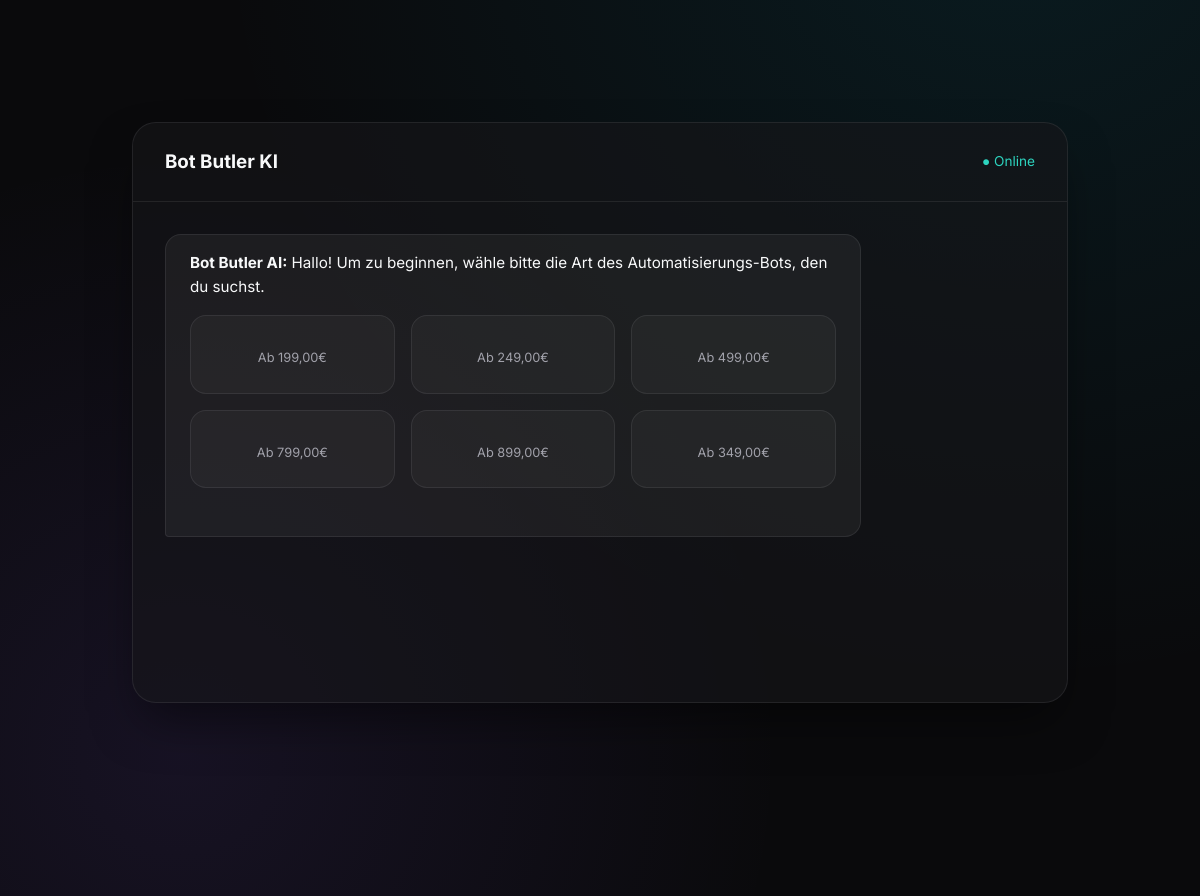
The app's page /de/ (middle part), older data.
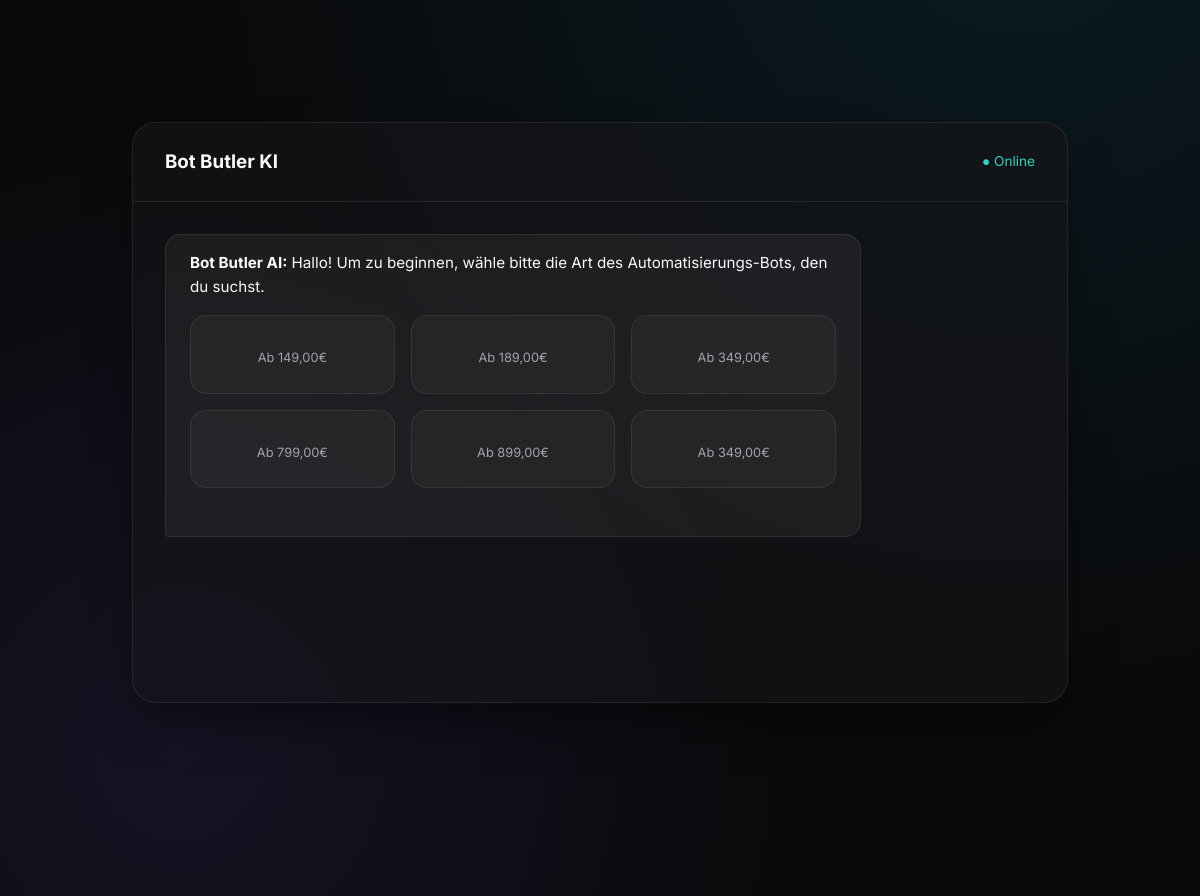
The same page, newer data.
### bots/models.py (models this page shows, shortened)
class BotCategory(TranslatableModel):
    translations = TranslatedFields(
        name=models.CharField(_("Category Name"), max_length=100),
        description=models.TextField(_("Description"), blank=True, null=True),
    )
    base_price = models.DecimalField(_("Base Price (€)"), max_digits=8, decimal_places=2, default=0.00)
    is_active = models.BooleanField(_("Active"), default=True)
    class Meta:
        verbose_name = _("Bot Category")
        verbose_name_plural = _("Bot Categories")

### pages/views.py (the view)
# urls.py: path('', views.IndexView.as_view(), name='index'),
class IndexView(TemplateView):
    template_name = 'pages/index.html'
    def get_context_data(self, **kwargs):
        context = super().get_context_data(**kwargs)
        context['categories'] = BotCategory.objects.filter(is_active=True)
        return context

### pages/templatetags/bot_butler_tags.py (called while the page is built)
@register.simple_tag(takes_context=True)
def change_lang(context, lang: str, *args, **kwargs):
    path = context['request'].path
    return translate_url(path, lang)

### templates/pages/index.html (shortened to what this page needs)
{% extends 'base.html' %}
{% load i18n static %}
{% block content %}
<section id="how-it-works" class="features-section" style="padding-top: 2rem;">
</section>
<section id="builder" class="builder-section">
    <div class="builder-ui">
        <div class="builder-header">
            <h3>{% trans "AI Bot Architect" %}</h3>
            <span class="status-indicator" style="color: #2dd4bf; font-size: 0.85rem;">● Online</span>
        </div>
        <div class="builder-body">
            <div class="chat-window" id="bot-architect-container">
                <div id="category-selection" class="chat-message message-ai">
                    <p style="margin-bottom: 1rem;"><strong>Bot Butler AI:</strong> {% trans "Hello! To get started, please select the type of automation bot you're looking for." %}</p>
                    <div class="category-grid">
                        {% for cat in categories %}
                        <div class="category-card" onclick="selectCategory('{{ cat.id }}', '{{ cat.name }}', {{ cat.base_price|stringformat:'f' }})">
                            <p style="font-size: 0.8rem; color: var(--text-secondary); margin-top: 0.5rem;">Ab {{ cat.base_price }}€</p>
                        </div>
                        {% endfor %}
                    </div>
                </div>
            </div>
        </div>
    </div>
</section>
<section id="features" class="features-section">
</section>
{% endblock %}

### templates/base.html (shortened to what this page needs)
{% load i18n static bot_butler_tags %}
<!DOCTYPE html>
<html lang="{{ LANGUAGE_CODE }}">
<head>
    <link rel="stylesheet" href="https://cdn.jsdelivr.net/gh/lipis/flag-icons@7.0.0/css/flag-icons.min.css"/>
    <link rel="stylesheet" href="{% static 'css/styles.css' %}?v=4">
    <link rel="stylesheet" href="{% static 'css/support_widget.css' %}?v=4">
</head>
<body class="dark-theme">
                    {% get_current_language as LANGUAGE_CODE %}
                    {% get_available_languages as LANGUAGES %}
    <main>
        {% block content %}
        {% endblock %}
    </main>
</body>
</html>

### static/css/styles.css (style rules this page uses)
:root { --bg-base: #0a0a0c; --bg-surface: rgba(22, 22, 26, 0.6); --border-subtle: rgba(255, 255, 255, 0.08); --text-primary: #f8f9fa; --text-secondary: #a1a1aa; --brand-primary: #8b5cf6; --brand-secondary: #06b6d4; --gradient-glow: linear-gradient(135deg, rgba(139, 92, 246, 0.4), rgba(6, 182, 212, 0.4)); --gradient-text: linear-gradient(to right, #a78bfa, #2dd4bf); --glow-color-1: rgba(139, 92, 246, 0.1); --glow-color-2: rgba(6, 182, 212, 0.1); --font-heading: 'Outfit', sans-serif; --font-body: 'Inter', sans-serif; }
* { box-sizing: border-box; margin: 0; padding: 0; }
body { background-color: var(--bg-base); color: var(--text-primary); font-family: var(--font-body); line-height: 1.6; overflow-x: hidden; background-image: radial-gradient(circle at 15% 50%, var(--glow-color-1), transparent 25%), radial-gradient(circle at 85% 30%, var(--glow-color-2), transparent 25%); transition: background-color 0.4s ease, color 0.4s ease; }
.features-section { padding: 6rem 2rem; max-width: 1200px; margin: 0 auto; }
.builder-section { padding: 6rem 2rem; max-width: 1000px; margin: 0 auto; }
.builder-ui { border: 1px solid var(--border-subtle); border-radius: 24px; background: var(--bg-surface); overflow: hidden; position: relative; box-shadow: 0 25px 50px -12px rgba(0, 0, 0, 0.5); }
.builder-header { padding: 1.5rem 2rem; border-bottom: 1px solid var(--border-subtle); display: flex; justify-content: space-between; align-items: center; }
.builder-body { display: grid; grid-template-columns: 1fr; min-height: 500px; }
.chat-window { padding: 2rem; display: flex; flex-direction: column; height: 100%; }
.chat-message { max-width: 80%; padding: 1rem 1.5rem; border-radius: 16px; font-size: 0.95rem; }
.message-ai { background: rgba(255, 255, 255, 0.05); border: 1px solid var(--border-subtle); align-self: flex-start; border-bottom-left-radius: 4px; }
.category-grid { display: grid; grid-template-columns: repeat(auto-fit, minmax(200px, 1fr)); gap: 1rem; margin-bottom: 2rem; }
.category-card { border: 1px solid var(--border-subtle); background: rgba(255,255,255,0.03); padding: 1.5rem; border-radius: 16px; cursor: pointer; transition: all 0.3s ease; text-align: center; }

Row changes from the older to the newer data that the page shows:
changed BotCategory (number 1 of 6 on the later page): base_price "199,00" → "149,00"
changed BotCategory (number 2 of 6 on the later page): base_price "249,00" → "189,00"
changed BotCategory (number 3 of 6 on the later page): base_price "499,00" → "349,00"
